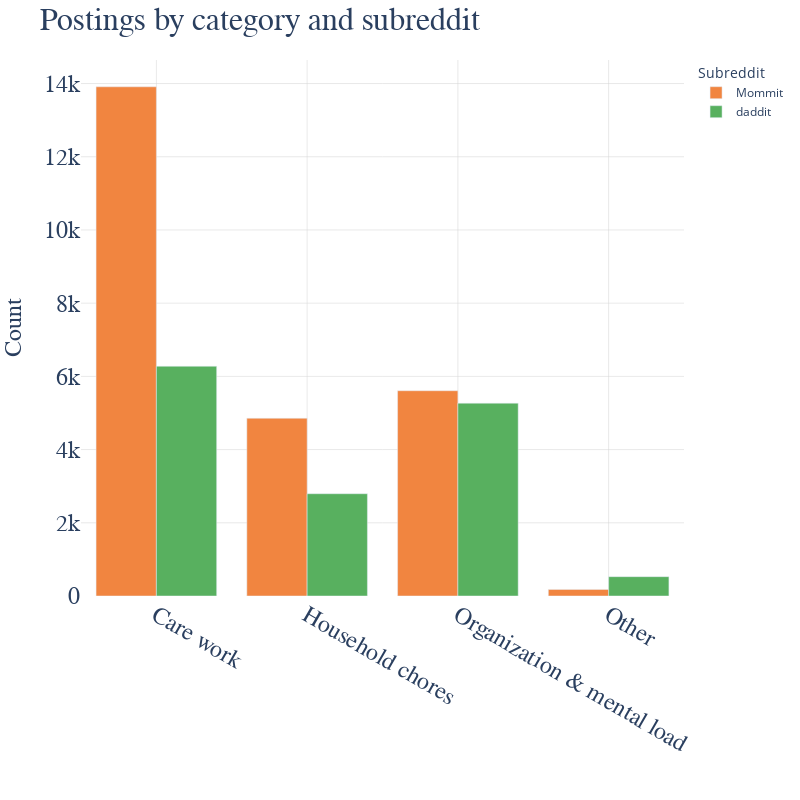

Source (notebook cell):
### Code cell
# smaller categories
category_order = ["Care work", 'Household chores', 'Organization & mental load']

colors = ["rgb(241, 133, 64)", "rgb(88, 176, 95)"]


fig = px.bar(grouped_df_small, x='small_categories', y="Count", color="subreddit", barmode="group", category_orders={'small_categories': category_order}, height=800, width=800)

# Assigning the shades of grey to bar colors
for i, color in enumerate(colors):
    fig.update_traces(selector=dict(name=grouped_df_small['subreddit'].unique()[i]), marker_color=color)


fig.update_layout(
    legend=dict(
        title='Subreddit',
        title_font=dict(size=14)
    ),
    xaxis=dict(
        showgrid=True,  # Display x-axis grid lines
        gridcolor='lightgrey',  # Set the color of the x-axis grid lines
        gridwidth=0.5  # Set the width of the x-axis grid lines
    ),
    yaxis=dict(
        showgrid=True,  # Display y-axis grid lines
        gridcolor='lightgrey',  # Set the color of the y-axis grid lines
        gridwidth=0.5  # Set the width of the y-axis grid lines
    )
)

# Updating layout and axis labels
fig.update_layout(
    plot_bgcolor='white',
    title={
        'text': 'Postings by category and subreddit',
        'font': {'size': 32, 'family': 'Calibri'}  # Adjust the size and family of the title font as desired
    },
    xaxis_title='',
    yaxis_title='Count',
    xaxis={
        'title': {'font': {'size': 24, 'family': 'Calibri'}},  # Adjust the size and family of the x-axis label as desired
        'tickfont': {'size': 24, 'family': 'Calibri'}  # Adjust the size and family of the x-axis tick labels as desired
    },
    yaxis={
        'title': {'font': {'size': 24, 'family': 'Calibri'}},  # Adjust the size and family of the y-axis label as desired
        'tickfont': {'size': 24, 'family': 'Calibri'},  # Adjust the size and family of the y-axis tick labels as desired
    }
)


fig.show()

### Figure 1 — Plotly figure (JSON) as saved in the notebook; plotly's stock layout.template omitted (floating-point values rounded to 4 significant figures)
{"data": [{"alignmentgroup": "True", "hovertemplate": "subreddit=Mommit<br>small_categories=%{x}<br>Count=%{y}<extra></extra>", "legendgroup": "Mommit", "marker": {"color": "rgb(241, 133, 64)", "pattern": {"shape": ""}}, "name": "Mommit", "offsetgroup": "Mommit", "orientation": "v", "showlegend": true, "textposition": "auto", "type": "bar", "x": ["Care work", "Household chores", "Organization & mental load", "Other"], "xaxis": "x", "y": [13911, 4856, 5608, 180], "yaxis": "y"}, {"alignmentgroup": "True", "hovertemplate": "subreddit=daddit<br>small_categories=%{x}<br>Count=%{y}<extra></extra>", "legendgroup": "daddit", "marker": {"color": "rgb(88, 176, 95)", "pattern": {"shape": ""}}, "name": "daddit", "offsetgroup": "daddit", "orientation": "v", "showlegend": true, "textposition": "auto", "type": "bar", "x": ["Care work", "Household chores", "Organization & mental load", "Other"], "xaxis": "x", "y": [6277, 2794, 5268, 528], "yaxis": "y"}], "layout": {"barmode": "group", "height": 800, "legend": {"title": {"font": {"size": 14}, "text": "Subreddit"}, "tracegroupgap": 0}, "margin": {"t": 60}, "plot_bgcolor": "white", "title": {"font": {"family": "Calibri", "size": 32}, "text": "Postings by category and subreddit"}, "width": 800, "xaxis": {"anchor": "y", "categoryarray": ["Care work", "Household chores", "Organization & mental load"], "categoryorder": "array", "domain": [0, 1], "gridcolor": "lightgrey", "gridwidth": 0.5, "showgrid": true, "tickfont": {"family": "Calibri", "size": 24}, "title": {"font": {"family": "Calibri", "size": 24}, "text": ""}}, "yaxis": {"anchor": "x", "domain": [0, 1], "gridcolor": "lightgrey", "gridwidth": 0.5, "showgrid": true, "tickfont": {"family": "Calibri", "size": 24}, "title": {"font": {"family": "Calibri", "size": 24}, "text": "Count"}}}}
